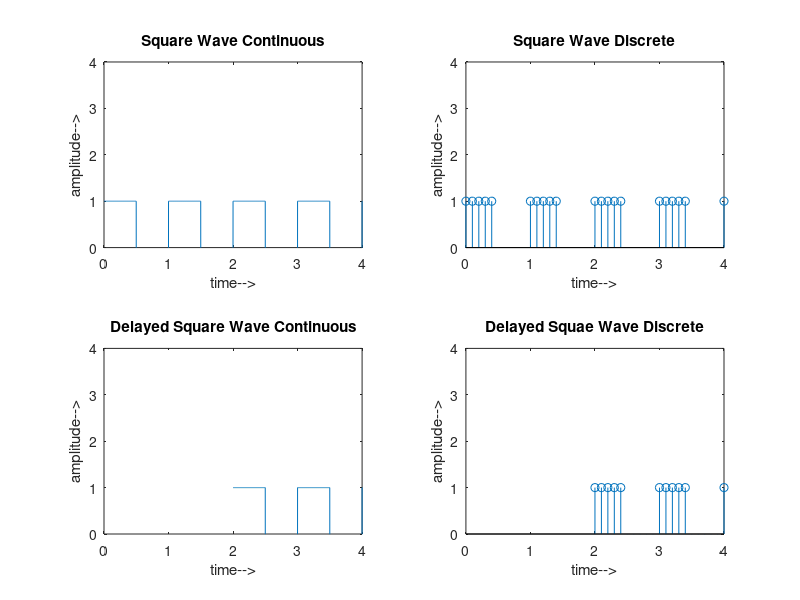

This figure's MATLAB source:
t=0:.001:20;
x=square(2*pi*t);
subplot(2,2,1);
plot(t,x);
axis([0 4 0 4]);
xlabel('time-->');
ylabel('amplitude-->');
title('Square Wave Continuous');

t=0:.1:20;
x=square(2*pi*t);
subplot(2,2,2);
stem(t,x);
axis([0 4 0 4]);
xlabel('time-->');
ylabel('amplitude-->');
title('Square Wave Discrete');

t=0:.001:20;
x=square(2*pi*t);
subplot(2,2,3);
plot(t+2,x);
axis([0 4 0 4]);
xlabel('time-->');
ylabel('amplitude-->');
title('Delayed Square Wave Continuous');

t=0:.1:20;
x=square(2*pi*t);
subplot(2,2,4);
stem(t+2,x);
axis([0 4 0 4]);
xlabel('time-->');
ylabel('amplitude-->');
title('Delayed Squae Wave Discrete');